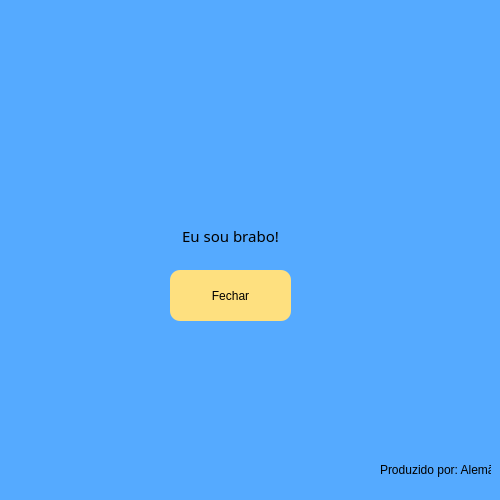
<?xml version="1.0" encoding="UTF-8"?>
<ui version="4.0">
 <class>MainWindow</class>
 <widget class="QMainWindow" name="MainWindow">
  <property name="geometry">
   <rect>
    <x>0</x>
    <y>0</y>
    <width>500</width>
    <height>500</height>
   </rect>
  </property>
  <property name="minimumSize">
   <size>
    <width>500</width>
    <height>500</height>
   </size>
  </property>
  <property name="maximumSize">
   <size>
    <width>500</width>
    <height>500</height>
   </size>
  </property>
  <property name="windowTitle">
   <string>AkinatorAcertou</string>
  </property>
  <property name="styleSheet">
   <string notr="true">background-color: rgb(85, 170, 255);</string>
  </property>
  <widget class="QWidget" name="centralwidget">
   <widget class="QLabel" name="label">
    <property name="geometry">
     <rect>
      <x>150</x>
      <y>30</y>
      <width>171</width>
      <height>181</height>
     </rect>
    </property>
    <property name="text">
     <string/>
    </property>
    <property name="pixmap">
     <pixmap>S:/PM/ter/ets/Inter_Setor/COMPARTILHADO/APRENDIZES/DIGITAL_SOLUTIONS_07/VINICIUS_MARQUES_TEIXEIRA/Python/Akinator/img/Top.png</pixmap>
    </property>
    <property name="scaledContents">
     <bool>true</bool>
    </property>
   </widget>
   <widget class="QLabel" name="lbDecep_2">
    <property name="geometry">
     <rect>
      <x>170</x>
      <y>220</y>
      <width>121</width>
      <height>31</height>
     </rect>
    </property>
    <property name="font">
     <font>
      <family>Bosch Office Sans</family>
      <pointsize>11</pointsize>
     </font>
    </property>
    <property name="text">
     <string>Eu sou brabo!</string>
    </property>
    <property name="alignment">
     <set>Qt::AlignCenter</set>
    </property>
   </widget>
   <widget class="QLabel" name="lb_logo_3">
    <property name="geometry">
     <rect>
      <x>380</x>
      <y>460</y>
      <width>111</width>
      <height>20</height>
     </rect>
    </property>
    <property name="text">
     <string>Produzido por: Alemão</string>
    </property>
   </widget>
   <widget class="QPushButton" name="btFechar">
    <property name="geometry">
     <rect>
      <x>170</x>
      <y>270</y>
      <width>121</width>
      <height>51</height>
     </rect>
    </property>
    <property name="styleSheet">
     <string notr="true">background-color: rgb(254, 224, 127);
font: 8pt &quot;Bosch Sans&quot;;
border: 10px;
border-color: black;
border-radius: 10px;
color: black;</string>
    </property>
    <property name="text">
     <string>Fechar</string>
    </property>
   </widget>
  </widget>
 </widget>
 <resources/>
 <connections/>
</ui>
